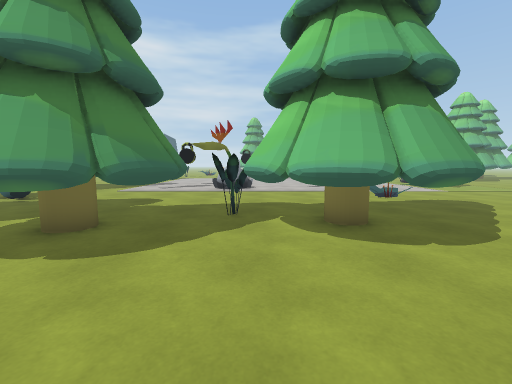
View 1 (above)

24 first-person views from a walk through a 3-D level made in the Unity game engine. The camera is 1.3 m above the floor, tilts 6° down and sees 90° across. The floor is counted in squares, 1 m on a side. Each view is taken from the middle of a square. On the plan, view 1 faces up. The plan holds only what a view shows up to about 13 squares ahead; the rest is blank. The place goes on beyond the plan. The player character is not drawn.

View 2
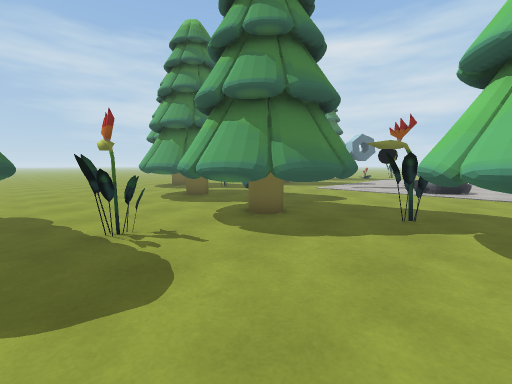

View 3
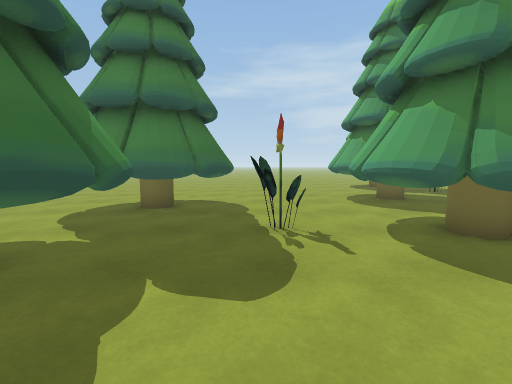

View 4
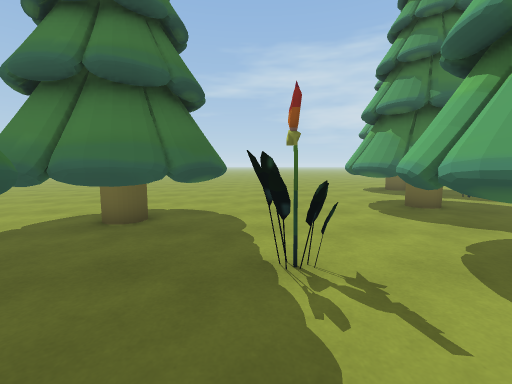

View 5
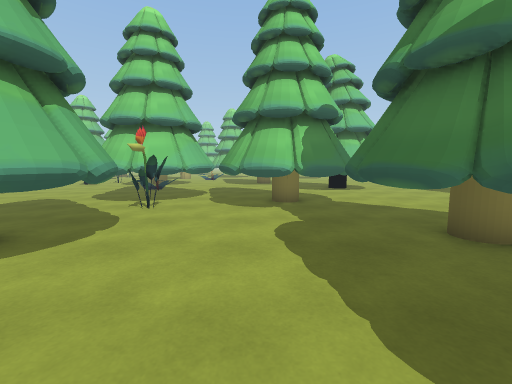

View 6
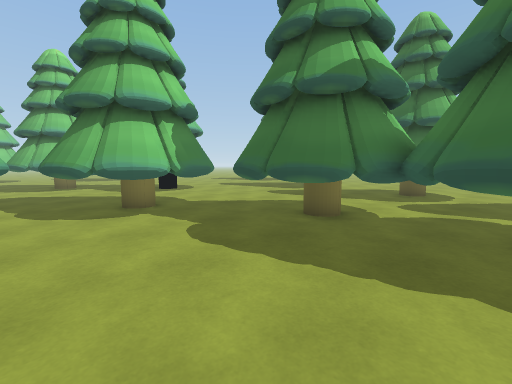

View 7
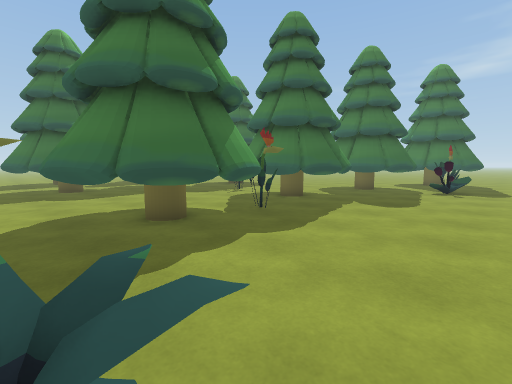

View 8
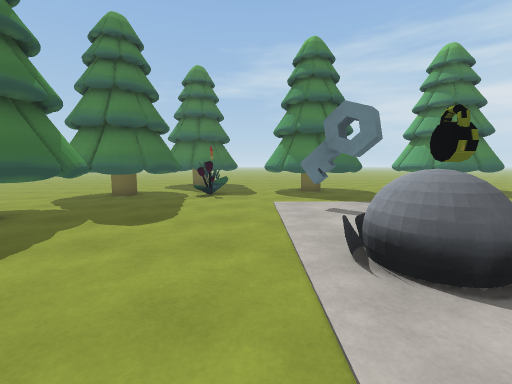

View 9
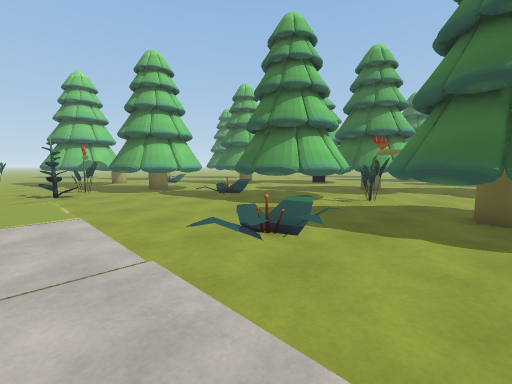

View 10
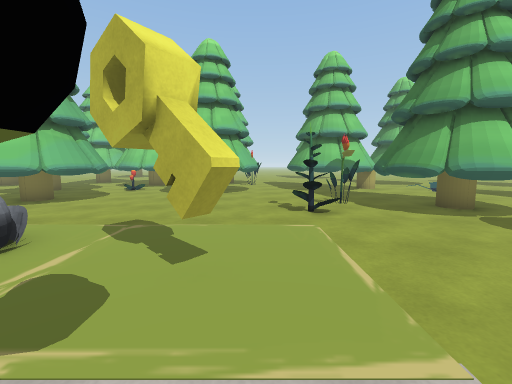

View 11
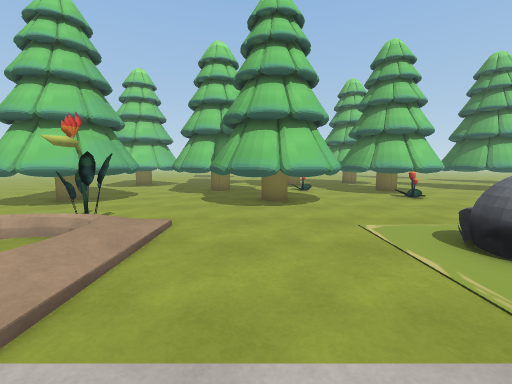

View 12
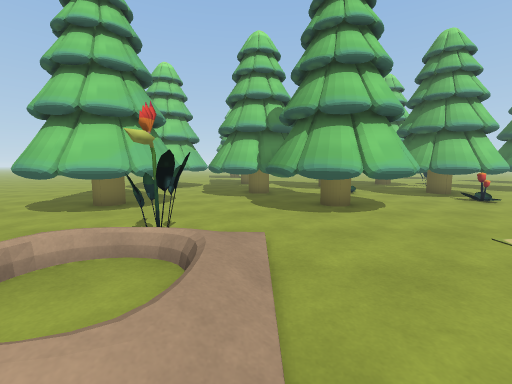

View 13
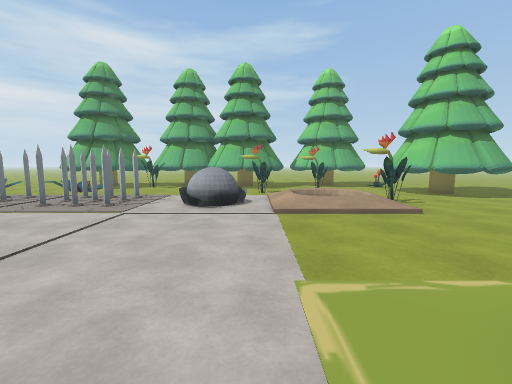

View 14
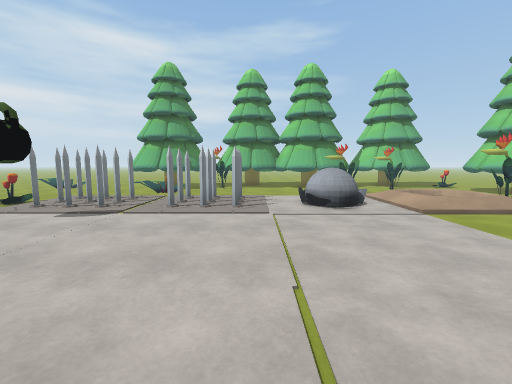

View 15
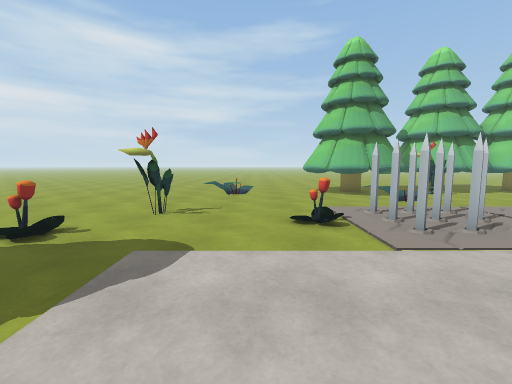

View 16
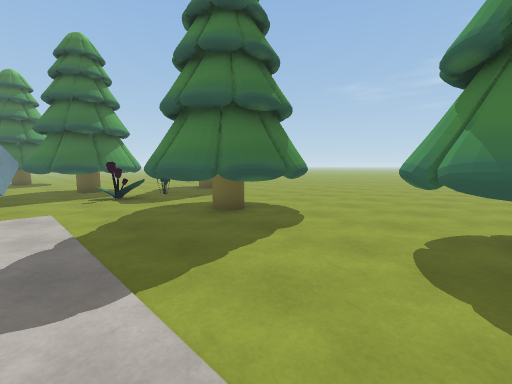

View 17
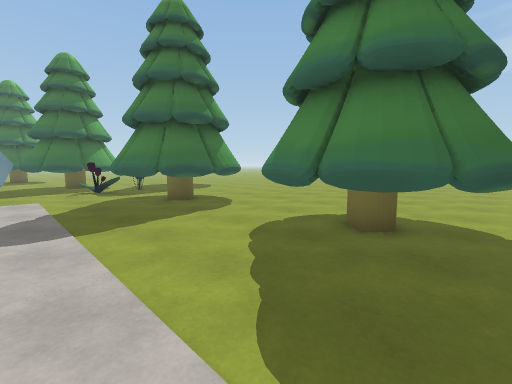

View 18
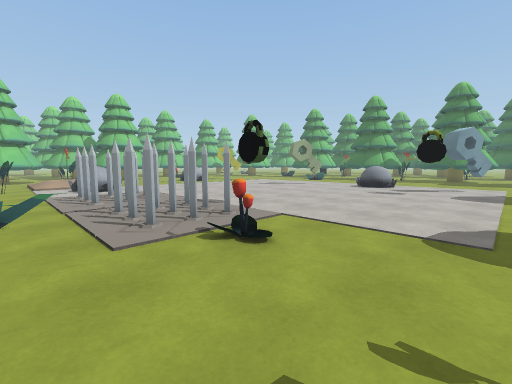

View 19
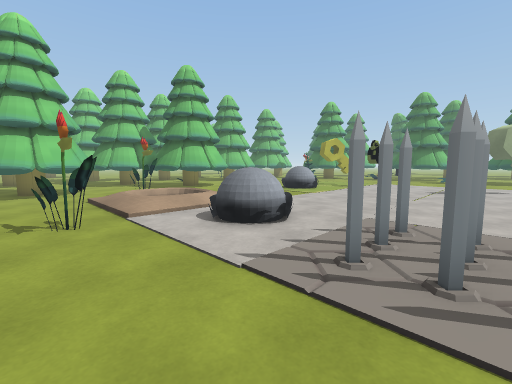

View 20
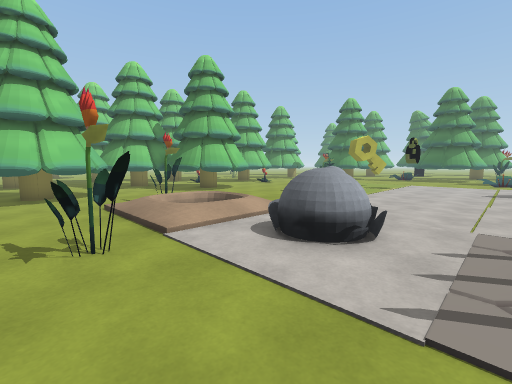

View 21
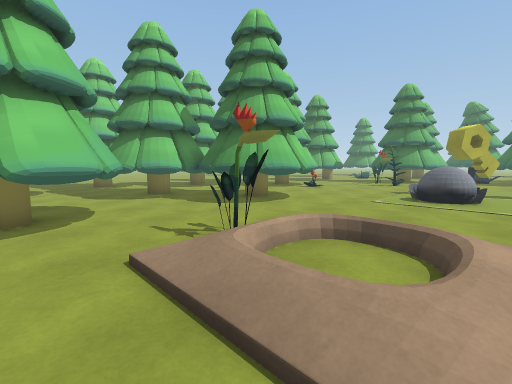

View 22
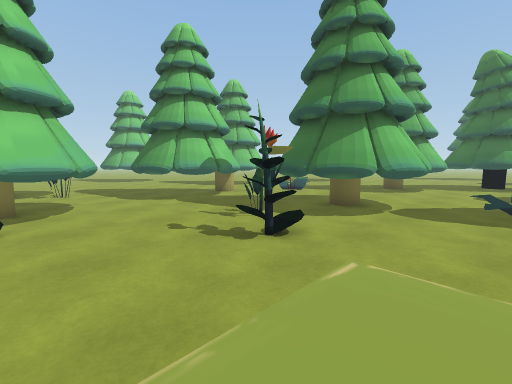

View 23
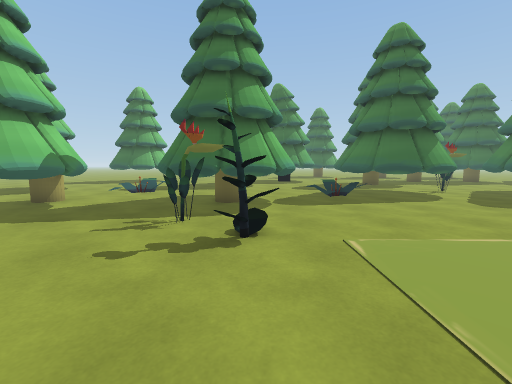

View 24
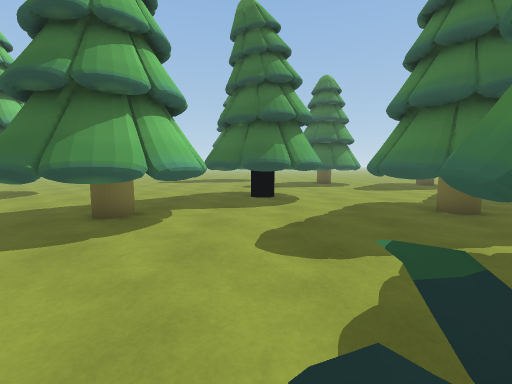

### Floor plan
Key: @ floor where view 1 was taken; # wall or solid block; . floor; / step, stairs or slope; F flower; T tree; K key; S spikes; O other object.
Columns run from 10 left of view 1 to 21 right of it. Each row starts with its distance up from view 1.
 31 ..........FF.............TTTT
 30 ..........FF.......F.....TTTTT
 29 ....................////..TTTT
 28 ..F.....SSS SSS      // ..TTTT..
 27 ......FFSSS SSS  OO  ../F.....TT
 26 .F......SSS SSS  OO  // .....TTT
 25  .......           .////...TTTTT
 24 T....               ......TTTTTT
 23 T...              . .....TTTTTTT
 22 TT..                .....TTTT  .
 21 T.....              ......TTTT .
 20 T...                    ...TTT..
 19 ....                 OO .......T
 18 ....           .   . OO ......TT
 17 T... OO                 .....FTT
 16 TT..               O  .......FTT
 15 TT..    OO         O   ......TTT
 14 TT..K   OO  .     .    .......TT
 13 TT.......... ...................
 12 .........................F.....#
 11 ...............FF..........F...#
 10 ...............FF........TTT..##
  9 .F......................TTTTT.##
  8 TTTT..T....TTT..........TTTTT..#
  7 TTTT TTTT.FTTTT..####FF.TTT  ...
  6 TTTT TTTT.FTTTT..#  ##F.     ..F
  5 TTTT TTTT.TTTTT..#   #F...  ..FF
  4 TTT. TTTT..TTTT.F##  #........FF
  3 .....TTT..........## .....TT...
  2 ................TTT .....TTTT
  1 ......F........TTTTT....TTTTT
  0 ..TTT.....@....TTTTTT...TTT
 -1 . TTTT.TTTTTTTTTTTTT...T.     ..
 -2 .  TTT TTTTTTTTTTT  .TTTTT    ..
 -3 .  TTT    TTTTTT.....TTTTT... ..
 -4 .. TT.     TT T .... TTTT ... ..
 -5 ......         ......T    ...
 -6 .....    ....  .......    ...
 -7 ..       ...    .. ...
 -8            TT       ..
 -9            TTT

Positions as (right, up) in squares from view 1, and headings:
1: (0, 0), facing up
2: (1, 0), facing up-left
3: (1, 1), facing left
4: (-1, 1), facing left
5: (-2, 1), facing right
6: (-1, 3), facing down-right
7: (5, 12), facing down-left
8: (2, 12), facing left
9: (2, 14), facing down-right
10: (8, 14), facing right
11: (8, 23), facing right
12: (9, 25), facing right
13: (9, 18), facing up
14: (5, 18), facing up
15: (-5, 21), facing up
16: (-6, 21), facing down-left
17: (-6, 24), facing down-left
18: (-7, 30), facing down-right
19: (3, 31), facing down-right
20: (5, 31), facing down-right
21: (10, 30), facing down-right
22: (12, 16), facing down-right
23: (15, 17), facing down
24: (13, 7), facing down
